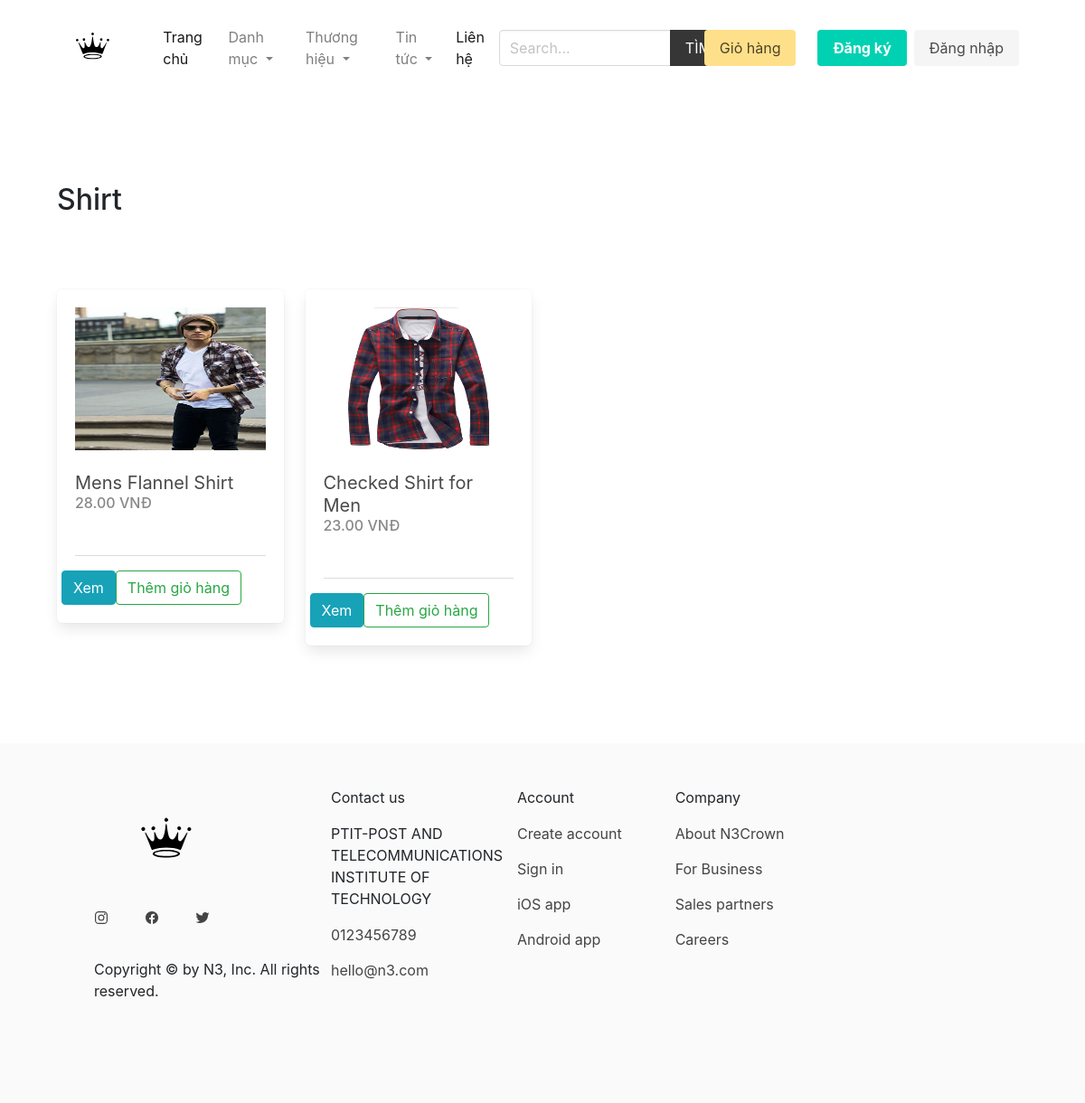
The page /product/shirt/ on the database its author committed.
### product/models.py (models this page shows, shortened)
class Category(models.Model):
    title = models.CharField(max_length=55)
    slug = models.SlugField(max_length=55)

class Product(models.Model):
    category = models.ForeignKey(Category, related_name='products', on_delete=models.CASCADE)
    brand = models.ForeignKey(Brand, related_name='products', on_delete=models.CASCADE,default=None)
    title = models.CharField(max_length=50)
    slug = models.SlugField(max_length=55)
    description = models.TextField(blank=True, null=True)
    price = models.DecimalField(max_digits=6, decimal_places=2)
    added_date = models.DateTimeField(auto_now_add=True)
    image = models.ImageField(upload_to='uploads/', blank=True, null=True)
    quantity = models.IntegerField(default=None)
    class Meta:
        ordering = ['-added_date']

### product/views.py (the view)
# urls.py: path('<slug:category_slug>/', views.category, name="category"),
def category(request, category_slug):
    category = get_object_or_404(Category, slug=category_slug)
    return render(request,'product/category.html', {'category': category})

### cart/cart.py (called while the page is built)
    def __len__(self):
        return sum(item['quantity'] for item in self.cart.values())

### cart/context_processors.py (called while the page is built)
def cart(request):
    return {'cart': Cart(request)}

### product/context_processors.py (called while the page is built)
def menu_categories(request):
    categories = Category.objects.all()
    brands = Brand.objects.all()
    cate_posts = cate_post.objects.all()
    return {'categories': categories, 'brands':brands,'cate_posts': cate_posts}

### templates/product/category.html (shortened to what this page needs)
{% extends 'core/base.html' %}
{% block content %}
    <div class="columns is-multiline mb-6">
        <div class="column is-12 has-test-centered mt-6 mb-6">
            <h2 class="is-size-3">{{category.title}}</h2>
        </div>
        {% for product in category.products.all %}
            {% include 'product/parts/list_item.html' %}
        {% endfor %}
    </div>
{% endblock content %}

### templates/product/parts/list_item.html (shortened to what this page needs)
<div class="column is-3 product-list-item">
    <div class="box">
        <figure class="image is-4by3 mb-4">
            <img src="{{ product.image.url }}" alt="{{product.title}}">
        </figure>
        <h2 class="subtitle">{{product.title}}</h2>
        <h3 class="price is-size-6 mb-5">{{product.price}} VNĐ</h3>
        <hr>
        <div class="row">
            <a href="{% url 'product:product' product.category.slug product.slug %}" class="btn btn-info">Xem</a>
            <form method="post" action="{% url 'product:product' product.category.slug product.slug %}">
                <div class="field has-addons">
                    <button class="btn btn-outline-success">Thêm giỏ hàng</button>
                </div>
            </form>
        </div>
    </div>
</div>

### core/static/css/main.css (style rules this page uses)
.product-list-item .box .subtitle { margin-bottom: 0; }
.product-list-item .box .price { color: #888; }

### rows shown on the page
Category: title "Shirt"
Product: image (picture), title "Mens Flannel Shirt", price "28.00"
Product: image (picture), title "Checked Shirt for Men", price "23.00"
